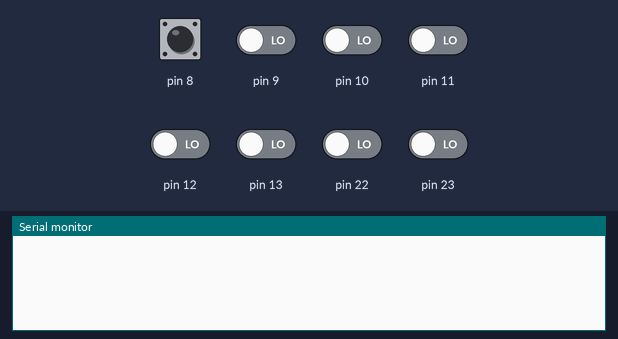
Simulated run of this sketch. Board: Arduino Uno, built with avr-gcc and run on an emulated ATmega328P. Parts: the last lines printed to the serial monitor. The test bench sets the inputs (shaded band); at power-on: pin 8 HIGH, pin 9–13, pin 22, pin 23 LOW.

Above: at 1.2 s.
1.3 s: pin 8 pulled LOW for 0.15 s
At 2.6 s:
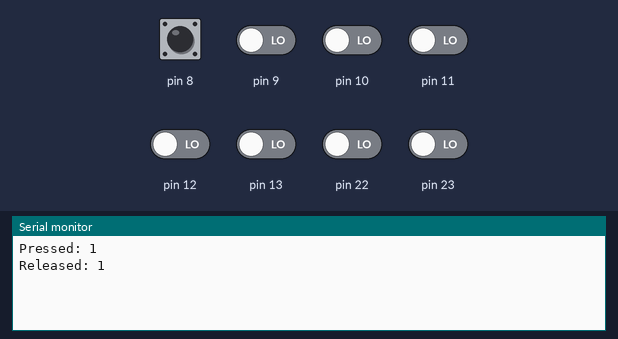
2.9 s: pin 8 pulled LOW for 1 s
At 3.7 s:
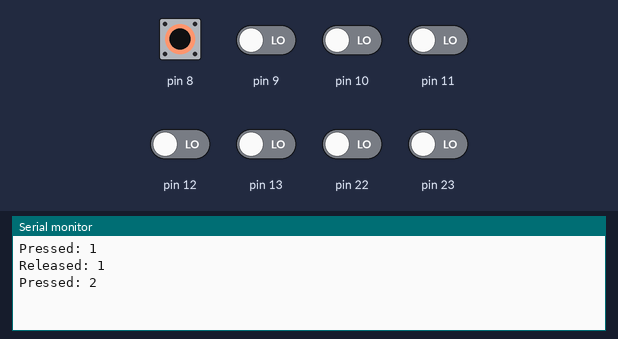

The sketch:

test.ino
```cpp
uint8_t cntP = 0;
uint8_t cntR = 0;

void setup() {
  Serial.begin(9600);
  TCCR2A |= (1 << WGM20) | (1 << WGM21);
  TCCR2B  |= (1 << CS22) | (1 << CS21) | (1 << CS20) | (1 << WGM22); // Normal port operation, 1024 prescaller, Fast PWM OCRA
  OCR2A = 156; // 100Hz (10ms period)
  TIMSK2 |= (1 << TOIE2);

  DDRB &= ~(1 << PB0); //set PB0 as INPUT
  PORTB |= (1 << PB0); //set INPUT PULLUP resistor
}

void loop() {
  if (buttonPressed(PB0)) {
    cntP++;
    Serial.print("Pressed: ");
    Serial.println(cntP);
  }

  if (buttonReleased(PB0)) {
    cntR++;
    Serial.print("Released: ");
    Serial.println(cntR);
  }

}

ISR(TIMER2_OVF_vect) {
}

boolean buttonPressed(uint8_t pin) {
  static boolean isPushed = 0;
  static boolean lastState = 0;

  isPushed = ( ( PINB & (1 << pin) ) == 0);
  delay(10);
  if (isPushed && !lastState) { //if was pressed
    lastState = isPushed;
    return true;
  }

  if (!isPushed && lastState) { //if released
    lastState = isPushed;
  }


  return false;
}


boolean buttonReleased(uint8_t pin) {
  static boolean isPushed = 0;
  static boolean lastState = 0;

  isPushed = ( ( PINB & (1 << pin) ) == 0);
  delay(10);

  if (!isPushed && lastState) { //if released
    lastState = isPushed;
    return true;
  }

  if (isPushed && !lastState) { //if was pressed
    lastState = isPushed;
  }

  return false;
}
```

Measured:
- after the input at 1.3 s, the serial monitor: prints a new line at once (image 1)
- after the input at 2.9 s, the serial monitor: prints a new line at once (image 2)
